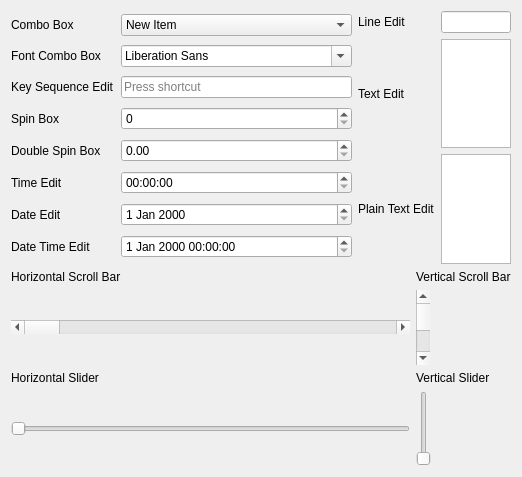
<?xml version="1.0" encoding="UTF-8"?>
<ui version="4.0">
 <class>FormInputWidgets</class>
 <widget class="QWidget" name="FormInputWidgets">
  <property name="geometry">
   <rect>
    <x>0</x>
    <y>0</y>
    <width>502</width>
    <height>477</height>
   </rect>
  </property>
  <property name="windowTitle">
   <string>Form</string>
  </property>
  <layout class="QGridLayout" name="gridLayout_4">
   <item row="0" column="0">
    <layout class="QGridLayout" name="gridLayout">
     <item row="0" column="0">
      <widget class="QLabel" name="label">
       <property name="text">
        <string>Combo Box</string>
       </property>
      </widget>
     </item>
     <item row="0" column="1">
      <widget class="QComboBox" name="comboBox">
       <item>
        <property name="text">
         <string>New Item</string>
        </property>
       </item>
       <item>
        <property name="text">
         <string>New Item</string>
        </property>
       </item>
       <item>
        <property name="text">
         <string>New Item</string>
        </property>
       </item>
       <item>
        <property name="text">
         <string>New Item</string>
        </property>
       </item>
       <item>
        <property name="text">
         <string>New Item</string>
        </property>
       </item>
       <item>
        <property name="text">
         <string>New Item</string>
        </property>
       </item>
       <item>
        <property name="text">
         <string>New Item</string>
        </property>
       </item>
      </widget>
     </item>
     <item row="1" column="0">
      <widget class="QLabel" name="label_2">
       <property name="text">
        <string>Font Combo Box</string>
       </property>
      </widget>
     </item>
     <item row="1" column="1">
      <widget class="QFontComboBox" name="fontComboBox"/>
     </item>
     <item row="2" column="0">
      <widget class="QLabel" name="label_16">
       <property name="text">
        <string>Key Sequence Edit</string>
       </property>
      </widget>
     </item>
     <item row="2" column="1">
      <widget class="QKeySequenceEdit" name="keySequenceEdit"/>
     </item>
     <item row="3" column="0">
      <widget class="QLabel" name="label_6">
       <property name="text">
        <string>Spin Box</string>
       </property>
      </widget>
     </item>
     <item row="3" column="1">
      <widget class="QSpinBox" name="spinBox"/>
     </item>
     <item row="4" column="0">
      <widget class="QLabel" name="label_7">
       <property name="text">
        <string>Double Spin Box</string>
       </property>
      </widget>
     </item>
     <item row="4" column="1">
      <widget class="QDoubleSpinBox" name="doubleSpinBox"/>
     </item>
     <item row="5" column="0">
      <widget class="QLabel" name="label_8">
       <property name="text">
        <string>Time Edit</string>
       </property>
      </widget>
     </item>
     <item row="5" column="1">
      <widget class="QTimeEdit" name="timeEdit"/>
     </item>
     <item row="6" column="0">
      <widget class="QLabel" name="label_9">
       <property name="text">
        <string>Date Edit</string>
       </property>
      </widget>
     </item>
     <item row="6" column="1">
      <widget class="QDateEdit" name="dateEdit"/>
     </item>
     <item row="7" column="0">
      <widget class="QLabel" name="label_10">
       <property name="text">
        <string>Date Time Edit</string>
       </property>
      </widget>
     </item>
     <item row="7" column="1">
      <widget class="QDateTimeEdit" name="dateTimeEdit"/>
     </item>
    </layout>
   </item>
   <item row="0" column="1">
    <layout class="QGridLayout" name="gridLayout_3">
     <item row="0" column="0">
      <widget class="QLabel" name="label_3">
       <property name="text">
        <string>Line Edit</string>
       </property>
      </widget>
     </item>
     <item row="0" column="1">
      <widget class="QLineEdit" name="lineEdit"/>
     </item>
     <item row="1" column="0">
      <widget class="QLabel" name="label_4">
       <property name="text">
        <string>Text Edit</string>
       </property>
      </widget>
     </item>
     <item row="1" column="1">
      <widget class="QTextEdit" name="textEdit">
       <property name="sizePolicy">
        <sizepolicy hsizetype="Expanding" vsizetype="Preferred">
         <horstretch>0</horstretch>
         <verstretch>0</verstretch>
        </sizepolicy>
       </property>
      </widget>
     </item>
     <item row="2" column="0">
      <widget class="QLabel" name="label_5">
       <property name="text">
        <string>Plain Text Edit</string>
       </property>
      </widget>
     </item>
     <item row="2" column="1">
      <widget class="QPlainTextEdit" name="plainTextEdit">
       <property name="sizePolicy">
        <sizepolicy hsizetype="Expanding" vsizetype="Preferred">
         <horstretch>0</horstretch>
         <verstretch>0</verstretch>
        </sizepolicy>
       </property>
      </widget>
     </item>
    </layout>
   </item>
   <item row="1" column="0" colspan="2">
    <layout class="QGridLayout" name="gridLayout_2">
     <item row="0" column="0">
      <widget class="QLabel" name="label_12">
       <property name="text">
        <string>Horizontal Scroll Bar</string>
       </property>
      </widget>
     </item>
     <item row="0" column="1">
      <widget class="QLabel" name="label_13">
       <property name="text">
        <string>Vertical Scroll Bar</string>
       </property>
      </widget>
     </item>
     <item row="1" column="0">
      <widget class="QScrollBar" name="horizontalScrollBar">
       <property name="sizePolicy">
        <sizepolicy hsizetype="Expanding" vsizetype="Fixed">
         <horstretch>0</horstretch>
         <verstretch>0</verstretch>
        </sizepolicy>
       </property>
       <property name="orientation">
        <enum>Qt::Horizontal</enum>
       </property>
      </widget>
     </item>
     <item row="1" column="1">
      <widget class="QScrollBar" name="verticalScrollBar">
       <property name="sizePolicy">
        <sizepolicy hsizetype="Fixed" vsizetype="Expanding">
         <horstretch>0</horstretch>
         <verstretch>0</verstretch>
        </sizepolicy>
       </property>
       <property name="minimumSize">
        <size>
         <width>0</width>
         <height>75</height>
        </size>
       </property>
       <property name="orientation">
        <enum>Qt::Vertical</enum>
       </property>
      </widget>
     </item>
     <item row="2" column="0">
      <widget class="QLabel" name="label_14">
       <property name="text">
        <string>Horizontal Slider</string>
       </property>
      </widget>
     </item>
     <item row="2" column="1">
      <widget class="QLabel" name="label_15">
       <property name="text">
        <string>Vertical Slider</string>
       </property>
      </widget>
     </item>
     <item row="3" column="0">
      <widget class="QSlider" name="horizontalSlider">
       <property name="orientation">
        <enum>Qt::Horizontal</enum>
       </property>
      </widget>
     </item>
     <item row="3" column="1">
      <widget class="QSlider" name="verticalSlider">
       <property name="minimumSize">
        <size>
         <width>0</width>
         <height>75</height>
        </size>
       </property>
       <property name="orientation">
        <enum>Qt::Vertical</enum>
       </property>
      </widget>
     </item>
    </layout>
   </item>
  </layout>
 </widget>
 <resources/>
 <connections/>
</ui>
